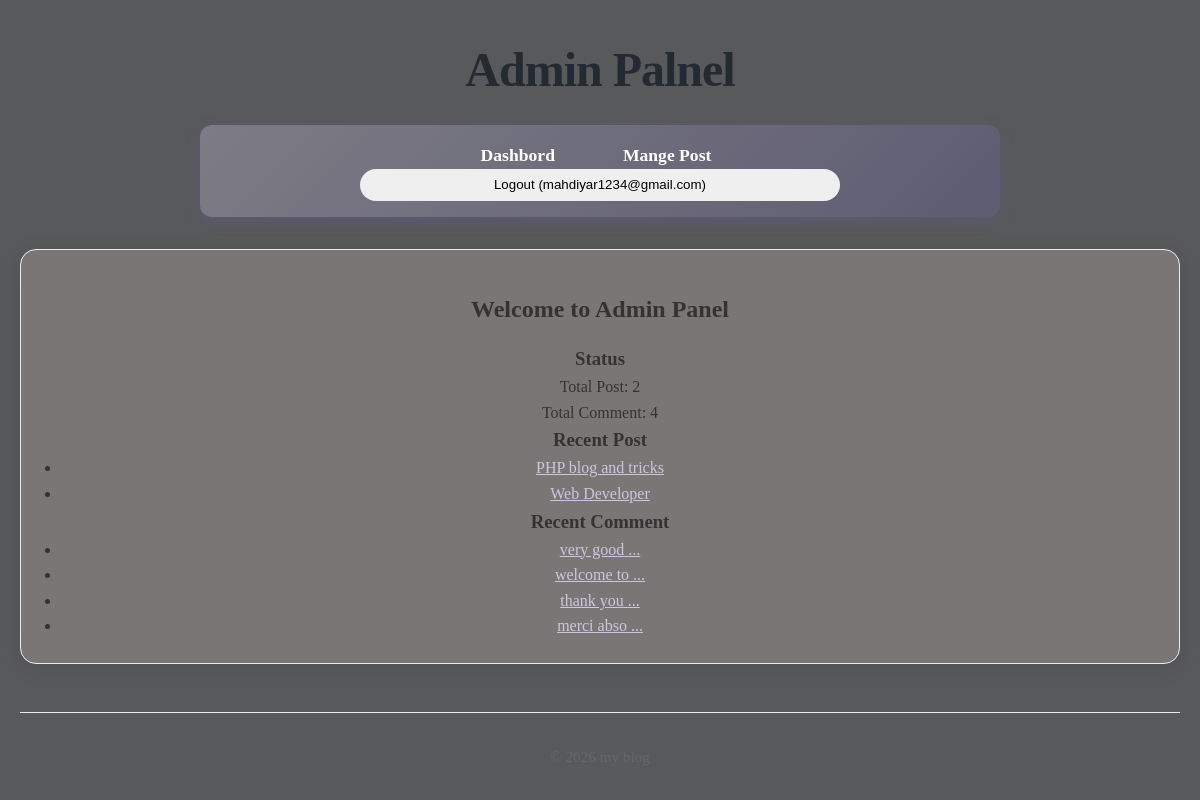
Page /admin/dashboard (signed in) on the earlier database version.
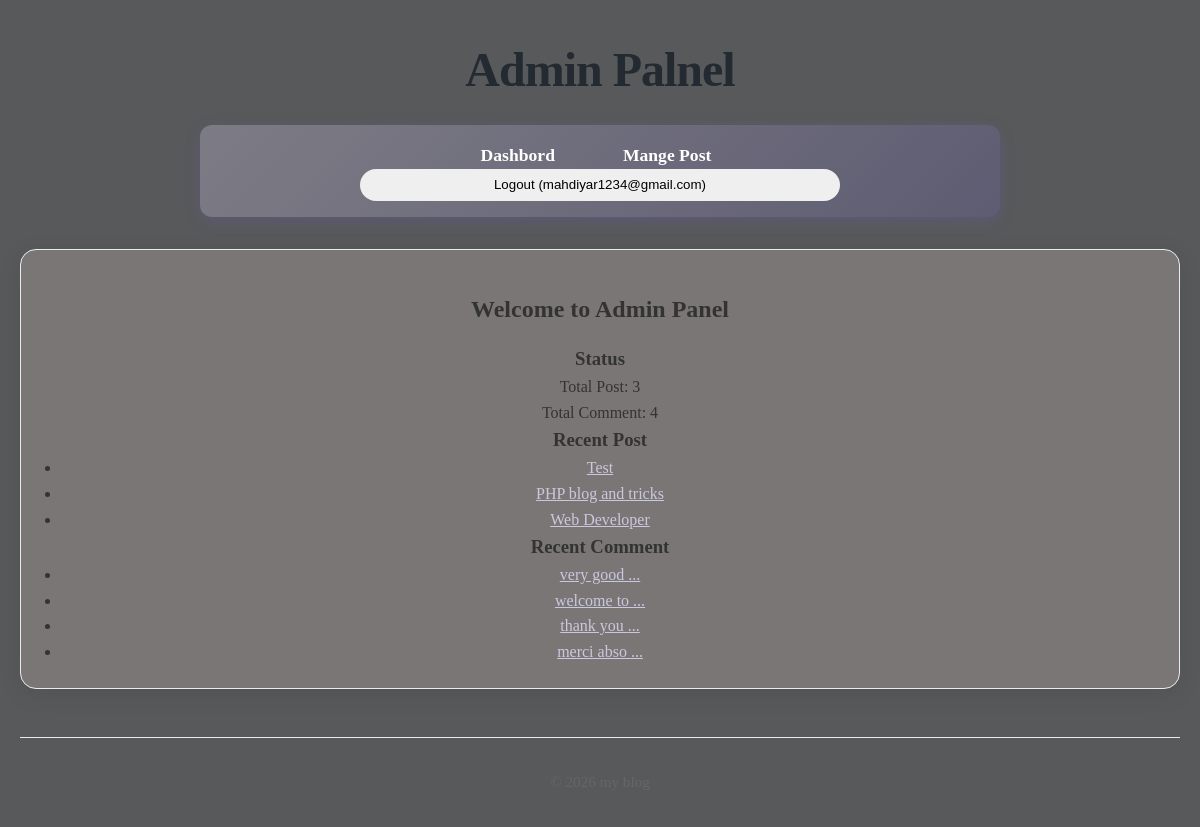
Same page on the later database version.
### tables this page shows
CREATE TABLE posts(
    id INTEGER PRIMARY KEY AUTOINCREMENT,
    title TEXT NOT NULL,
    content TEXT NOT NULL,
    views INTEGER DEFAULT 0,
    user_id INTEGER NOT NULL,
    created_at DATETIME DEFAULT CURRENT_TIMESTAMP,
    FOREIGN KEY (user_id) REFERENCES users (id)
);

CREATE TABLE comments(
    id INTEGER PRIMARY KEY AUTOINCREMENT,
    content TEXT NOT NULL,
    user_id INTEGER NOT NULL,
    post_id INTEGER NOT NULL,
    created_at DATETIME DEFAULT CURRENT_TIMESTAMP,
    FOREIGN KEY (user_id) REFERENCES users (id),
    FOREIGN KEY (post_id) REFERENCES posts (id)
);

### core/View.php (called while the page is built, shortened)
<?php
class View{
    protected static $globals = [];
    public static function share(string $key , mixed $value): void{
        static::$globals[$key] = $value;
    }
    public static function render(string $template , array $data = [] , $layout = null): string{
        $data = [...static::$globals , ...$data];
        $content = static::renderTemplate($template, $data);
        return static::renderLayout($layout , $data, $content);
    }
    protected static function renderTemplate(string $template , array $data): string{
        extract($data);
        $path = dirname(__DIR__) . "/app/Views/$template.php";
        require $path;
        return ob_get_clean();
    }
     protected static function renderLayout(?string $template , array $data, string $content):string{
        return ob_get_clean();
    }
}

### app/Controllers/Admin/DashboardController.php (called while the page is built, shortened)
<?php
class DashboardController {
    public function index(){
        $totalPosts = Post::count();
        $totalComment = Comment::count();
        $recentPosts = Post::getRecent(5);
        $recentComment = Comment::getRecent(5);
        return View::render('admin/dashboard/index',
        [
            'totalPosts' => $totalPosts,
            'totalComment' => $totalComment,
            'recentPosts' => $recentPosts,
            'recentComment' => $recentComment,
        ],
        'layouts/admin');
    }
}

### core/Router.php (called while the page is built, shortened)
<?php
class Router{
    protected array $routes = [];
    protected array $globalMiddleware = [];
    protected array $routeMiddleware = [];
    public function add(string $method ,string $uri ,string $controller , array $middlewares = []): void{
        $this->routes[] = [
            'method' => $method,
            'uri' => $uri,
            'controller' => $controller,
            'middlewares' => $middlewares
        ];
    }
    public function addGlobalMiddleware(string $middleware):void {
        $this->globalMiddleware[] = $middleware;
    }
    public function addRouteMiddleware(string $name,string $middleware):void {
        $this->routeMiddleware[$name] = $middleware;
    }
    public function dispatch(string $uri ,string $method){
        $route = $this->findRoute($uri , $method);
        $middlewares = [
            ...$this->globalMiddleware,
            ...array_map(fn($name)=>$this->routeMiddleware[$name],$route['middlewares'])
        ];
       return $this->runMiddleware(
        $middlewares,
        function () use ($route) {
            [$controller , $action] = explode('@' , $route['controller']);
            return $this->callAction($controller , $action , $route['params']);
        }
       );
    }
    protected function runMiddleware(array $middlewares , callable $target): mixed{
        $next = $target;
        foreach(array_reverse($middlewares) as $middleware){
            $next = function() use ($middleware , $next){
                error_log("Middle ware : running $middleware");
                return (new $middleware)->handle($next);
            };
        }
        return $next();
    }
    protected function findRoute(string $uri , string $method): ?array{
        foreach($this->routes as $route){
            $params = $this->matchRoute($route['uri'] , $uri);
            if($params !== null && $route['method'] === $method){
                return [...$route , 'params' => $params];
            }
        }
        return null;
    }
    protected function matchRoute(string $routeUri,string $requestUri): ?array{
        $routeSegments = explode('/', trim($routeUri,'/'));
        $requestSegments = explode('/', trim($requestUri,'/'));
        if(count($routeSegments) !== count($requestSegments)){
            return null;
        }
        $params = [];
        foreach($routeSegments as $index => $routeSegment){
            if(str_starts_with($routeSegment,'{') && str_ends_with($routeSegment,'}')){
                $params[trim($routeSegment,'{}')] = $requestSegments[$index];
            }elseif($routeSegment !== $requestSegments[$index]){
                return null;
            }
        }
        return $params;
    }
    protected function callAction(string $controller,string $action,array $params): string{
        return (new $controller)->$action(... $params);
    }
}

### app/Middlewares/Auth.php (called while the page is built, shortened)
<?php
class Auth implements MiddleWare{
    public function handle(callable $next){
      return $next();
    }
}

### app/Middlewares/CSRF.php (called while the page is built, shortened)
<?php
class CSRF implements MiddleWare{
    public function handle(callable $next){
      return $next();
    }
}

### app/Middlewares/View.php (called while the page is built, shortened)
<?php
class View implements MiddleWare{
    public function handle(callable $next){
      return $next();
    }
}

### core/App.php (called while the page is built, shortened)
<?php
class App{
    protected static $container = [];
    public static function bind(string $key, mixed $value): void{
        static::$container[$key] = $value;
    }
    public static function get(string $key): mixed{
        return static::$container[$key];
    }
}

### app/Models/Post.php (called while the page is built, shortened)
<?php
class Post extends Model{
    protected static string $table = 'posts';
    public static function getRecent(?int $limit = null, ?int $page = null, ?string $search = null)
{
    $db = App::get('database');
    $query = "SELECT * FROM " . static::$table;
    $params = [];
    $query .= " ORDER BY created_at DESC";
    return $db->fetchAll($query, $params, static::class);
}
    public static function count(?string $search = null): int{
        $db = App::get('database');
        $query = " SELECT COUNT(*) FROM " . static::$table;
        $params = [];
        return (int) $db->query($query,$params)->fetchColumn();
    }
}

### core/DataBase.php (called while the page is built, shortened)
<?php
class DataBase{
    protected $pdo;
    public function __construct(array $config){
        try {
            $dsn = $this->createDsn($config);
            $username = $config['username'] ?? null;
            $password = $config['password'] ?? null;
            $options = $config['options'] ?? null;
            $this->pdo = new PDO($dsn , $username , $password , $options);
            $this->pdo->setAttribute(PDO::ATTR_ERRMODE,PDO::ERRMODE_EXCEPTION);
        } catch (PDOException $e) {
            throw new Exception("Could not connect to the database:" . $e);
        }
    }
    protected function createDsn(array $config): string{
        $driver = $config['driver'];
        $dbname = $config['dbname'];
        return match ($driver) {
            'sqlite' => "sqlite:$dbname",
            default => throw new Exception("Unsupported database driver: $driver") ,
        };
    }
    public function query(string $sql, array $params = []): PDOStatement{
        $stmt = $this->pdo->prepare($sql);
        $stmt->execute($params);
        return $stmt;
    }
    public function fetchAll(string $sql,array $params = [], ?string $classname = null): array{
        $stmt = $this->query($sql,$params);
        return $classname ? $stmt->fetchAll(PDO::FETCH_CLASS , $classname) : $stmt->fetchAll(PDO::FETCH_ASSOC);
    }
}

### core/Model.php (called while the page is built, shortened)
<?php
abstract class Model{
    protected static string $table;
    public static function getRecent(?int $limit = null, ?int $page = null, ?string $search = null)
{
    $db = App::get('database');
    $query = "SELECT * FROM " . static::$table;
    $params = [];
    $query .= " ORDER BY created_at DESC";
    return $db->fetchAll($query, $params, static::class);
}
    public static function count(): int{
        $db = App::get('database');
        $query = " SELECT COUNT(*) FROM " . static::$table;
        return (int) $db->query($query,[])->fetchColumn();
    }
}

### app/Views/admin/dashboard/index.php (the view, shortened to what the changed rows need)
<h2>Welcome to Admin Panel</h2>
<section class="section-admin">
    <h3>Status</h3>
    <p>Total Post: <?= $totalPosts ?></p>
    <p>Total Comment: <?= $totalComment ?></p>
</section>
<section  class="section-admin">
    <ul>
        <?php foreach($recentPosts as $post): ?>
            <li>
                <a href="/post/<?= $post->id ?>">
                    <?= htmlspecialchars($post->title) ?>
                </a>
            </li>
        <?php endforeach; ?>
    </ul>
</section>
<section  class="section-admin">
    <ul>
        <?php foreach($recentComment as $commnet): ?>
            <li>
                <a href="/post/<?= $commnet->post_id ?>">
                  <?= htmlspecialchars(substr($commnet->content , 0,10)) ?>
                   ...
                </a>
            </li>
        <?php endforeach; ?>
    </ul>
</section>

Differences in the rows shown:
added posts: title "Test"
Other differences:
$totalPosts: "2" → "3"
